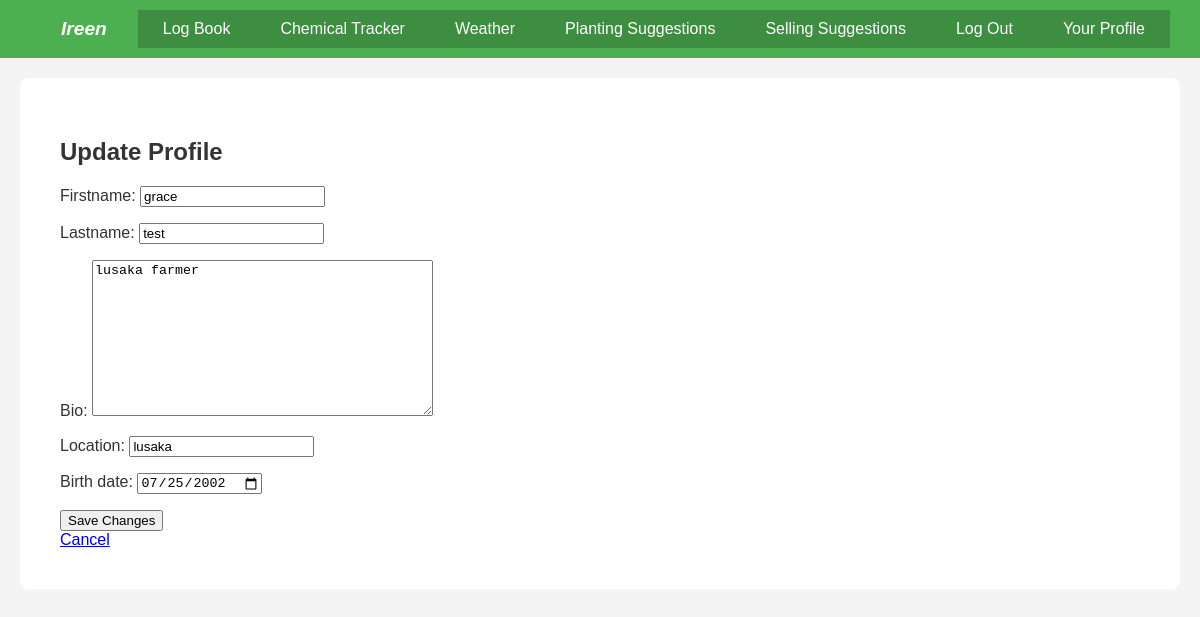
The app's page /users/profile/update/ (signed in) with its own data.
### users/models.py (models this page shows, shortened)
class Profile(models.Model):
    user = models.OneToOneField(User, on_delete=models.CASCADE)
    firstname = models.CharField(max_length=30, blank=True, null=True)
    lastname = models.CharField(max_length=30, blank=True, null=True)
    bio = models.TextField(blank=True, null=True)
    location = models.CharField(max_length=30, blank=True, null=True)
    birth_date = models.DateField(null=True, blank=True)

### users/views.py (the view)
# urls.py: path('profile/update/', views.update_profile, name='update_profile'),
@login_required
def update_profile(request):
    if request.method == 'POST':
        profile_form = ProfileForm(request.POST, instance=request.user.profile)
        if profile_form.is_valid():
            profile_form.save()
            return redirect('users:view_profile')
    else:
        profile_form = ProfileForm(instance=request.user.profile)
    return render(request, 'users/update_profile.html', {'profile_form': profile_form})

### users/forms.py
class ProfileForm(forms.ModelForm):
    class Meta:
        model = Profile
        fields = ('firstname','lastname','bio', 'location', 'birth_date')
        widgets = {
            'birth_date': forms.DateInput(format='%Y-%m-%d', attrs={'type': 'date'})
        }

### users/templates/users/update_profile.html (shortened to what this page needs)
{% extends 'base.html' %}
{% block content %}
<h2>Update Profile</h2>
<form method="post">
    {{ profile_form.as_p }}
    <button type="submit">Save Changes</button>
</form>
<a href="{% url 'users:view_profile' %}">Cancel</a>
{% endblock %}

### static/css/main.css (style rules this page uses)
body { font-family: Arial, sans-serif; margin: 0; padding: 0; color: #333; background-color: #f4f4f4; }

### records on screen
Profile: firstname "grace", lastname "test", bio "lusaka farmer", location "lusaka", birth_date "07/25/2002"
